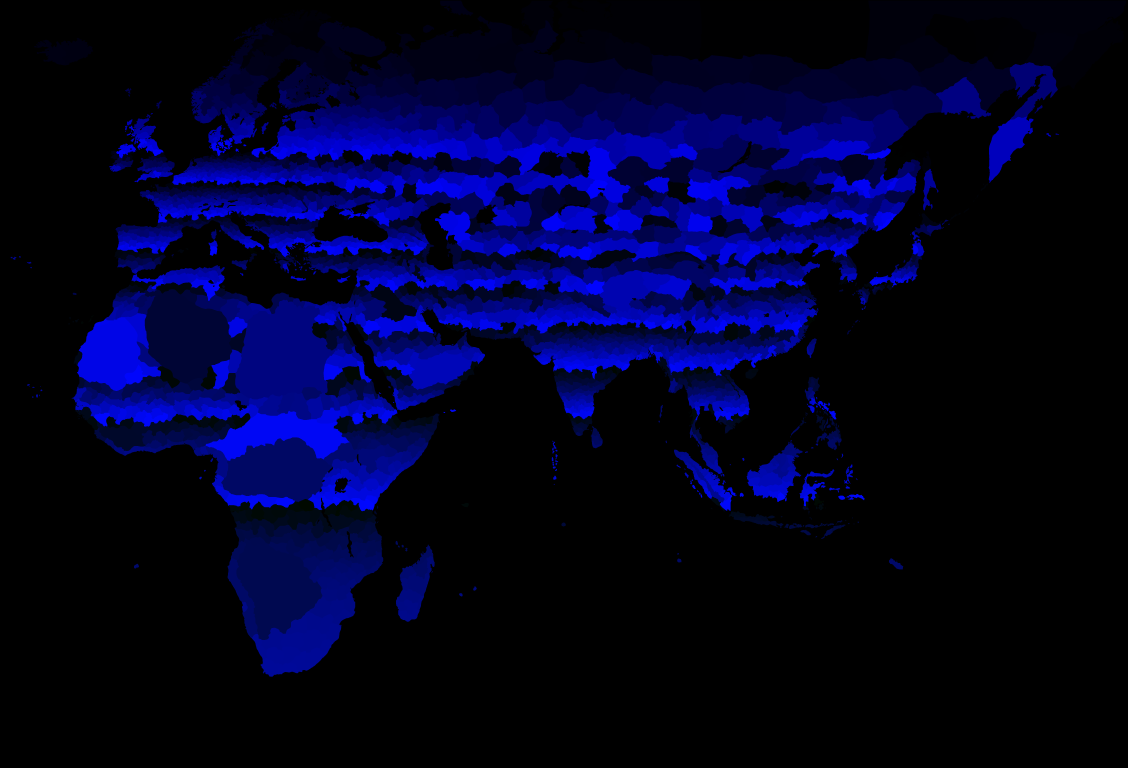
#> input picture chunqiu-baye/assets/image/eu4/province_id.png, 5640 x 3840 px, found by its file name (shown at 1/5 size)
$ python analyze_id1.py
#> lines starting #> are read from the running program, lines starting #| are printed output that depends on the picture; after the words box and inside, x2 and y2 are one past the last pixel; in counts of white or black regions, pixels touching at a corner belong together
#!/usr/bin/env python3
"""验证 id=1 的 cv2.findContours 输出点数。"""
import cv2
import numpy as np
from PIL import Image

ids = np.array(Image.open("/workspace/assets/image/eu4/province_id.png"))
#> ids is the input picture: shape (3840, 5640, 3); mean R, G, B 0, 1.2, 38
ids = ids[:, :, 1].astype(np.int32) * 256 + ids[:, :, 2].astype(np.int32)
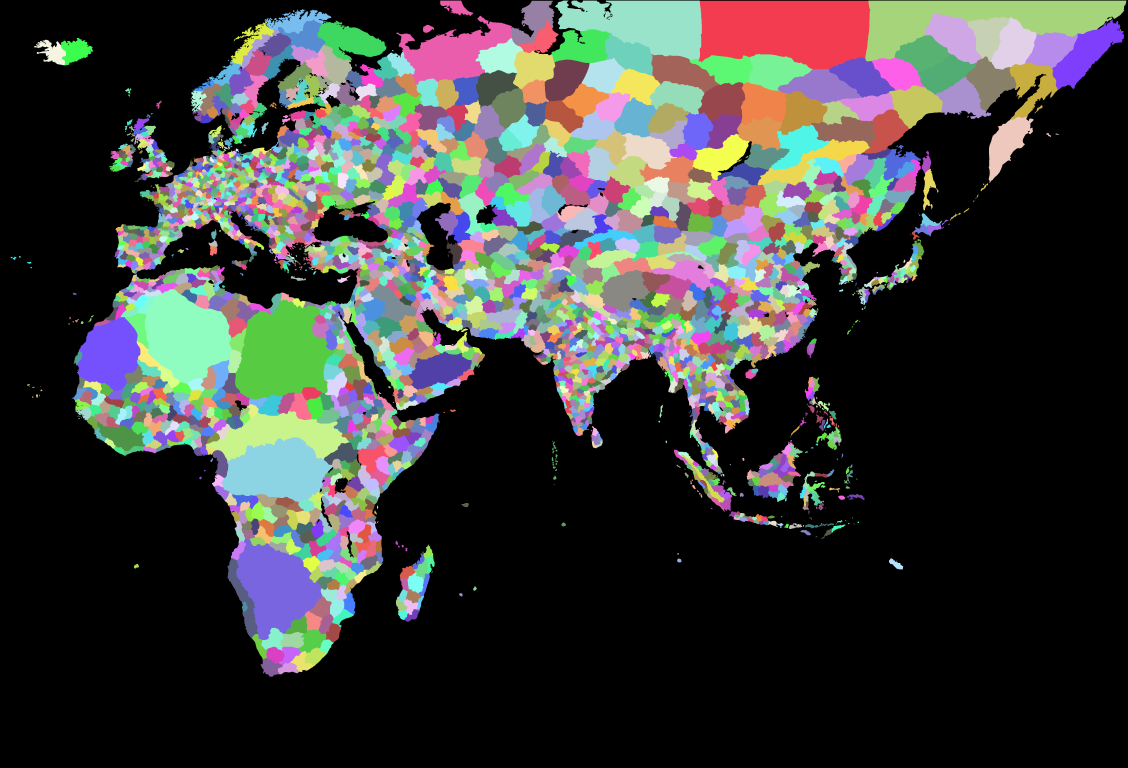
#> ids: shape (3840, 5640) int32 (shown at 1/5 size); 2458 distinct labels, from 0 to 2457; one colour per label, 0 black

mask = ids == 1
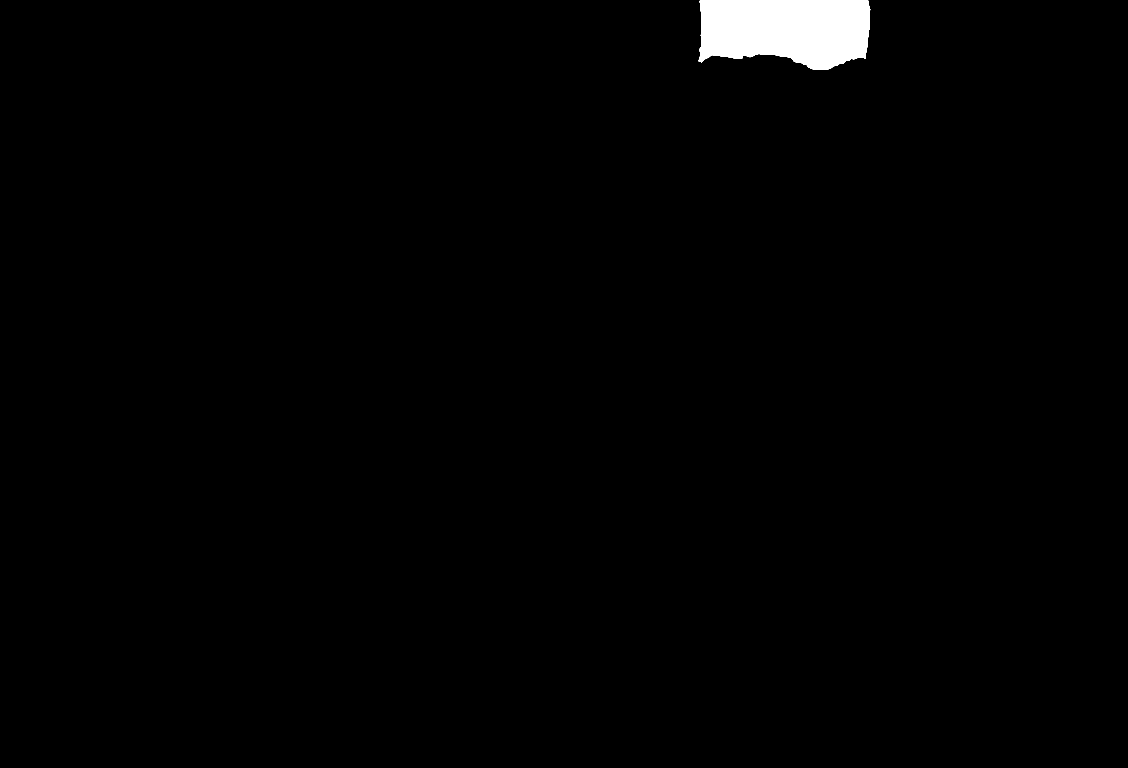
#> mask: shape (3840, 5640) bool (shown at 1/5 size); 1.1% white; 1 white region, box (x1, y1, x2, y2) and area: (3493, 4, 4351, 346) 247486
# 局部裁剪(模拟生成脚本)
y0, y1 = 4, 347
x0, x1 = 3493, 4352
lm = mask[y0:y1, x0:x1]
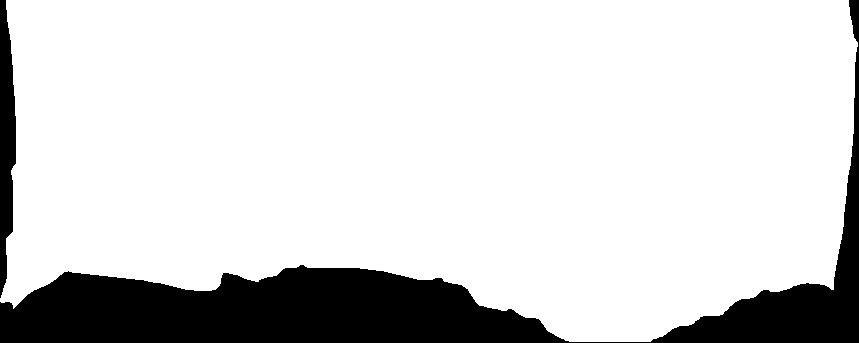
#> lm: shape (343, 859) bool; 84% white; 2 black regions
print(f"局部 mask: {lm.shape}, 像素 {lm.sum()}")
#| 局部 mask: (343, 859), 像素 247486

m = lm.astype(np.uint8)
cnts, hier = cv2.findContours(m, cv2.RETR_EXTERNAL, cv2.CHAIN_APPROX_SIMPLE)
#> cnts = 1 contour; box (x1, y1, x2, y2) and area: (0, 0, 858, 342) 246339
print(f"轮廓数量: {len(cnts)}")
#| 轮廓数量: 1
if cnts:
    sizes = [len(c) for c in cnts]
#> sizes = [435]
    print(f"各轮廓点数: {sorted(sizes, reverse=True)[:5]}")
#| 各轮廓点数: [435]
    areas = [cv2.contourArea(c) for c in cnts]
#> areas = [246339]
    print(f"各轮廓面积: {sorted(areas, reverse=True)[:5]}")
#| 各轮廓面积: [246339.0]
    big = max(cnts, key=cv2.contourArea)
#> big = contour of 435 points, box (x1, y1, x2, y2) (0, 0, 858, 342), area 246339
    print(f"最大轮廓点: {len(big)}, 面积 {cv2.contourArea(big)}")
#| 最大轮廓点: 435, 面积 246339.0
    # 检查最大轮廓的坐标范围
    xs = big[:, 0, 0]; ys = big[:, 0, 1]
#> after `xs = big[:, 0, 0]`: xs = 435 values, max 857 at index 419, min 0 at index 48, mean 434.7
#> after `ys = big[:, 0, 1]`: ys = 435 values, max 341 at index 282, min 0 at index 0, mean 257.9
    print(f"最大轮廓 bbox: x[{xs.min()},{xs.max()}] y[{ys.min()},{ys.max()}]")
#| 最大轮廓 bbox: x[0,857] y[0,341]
